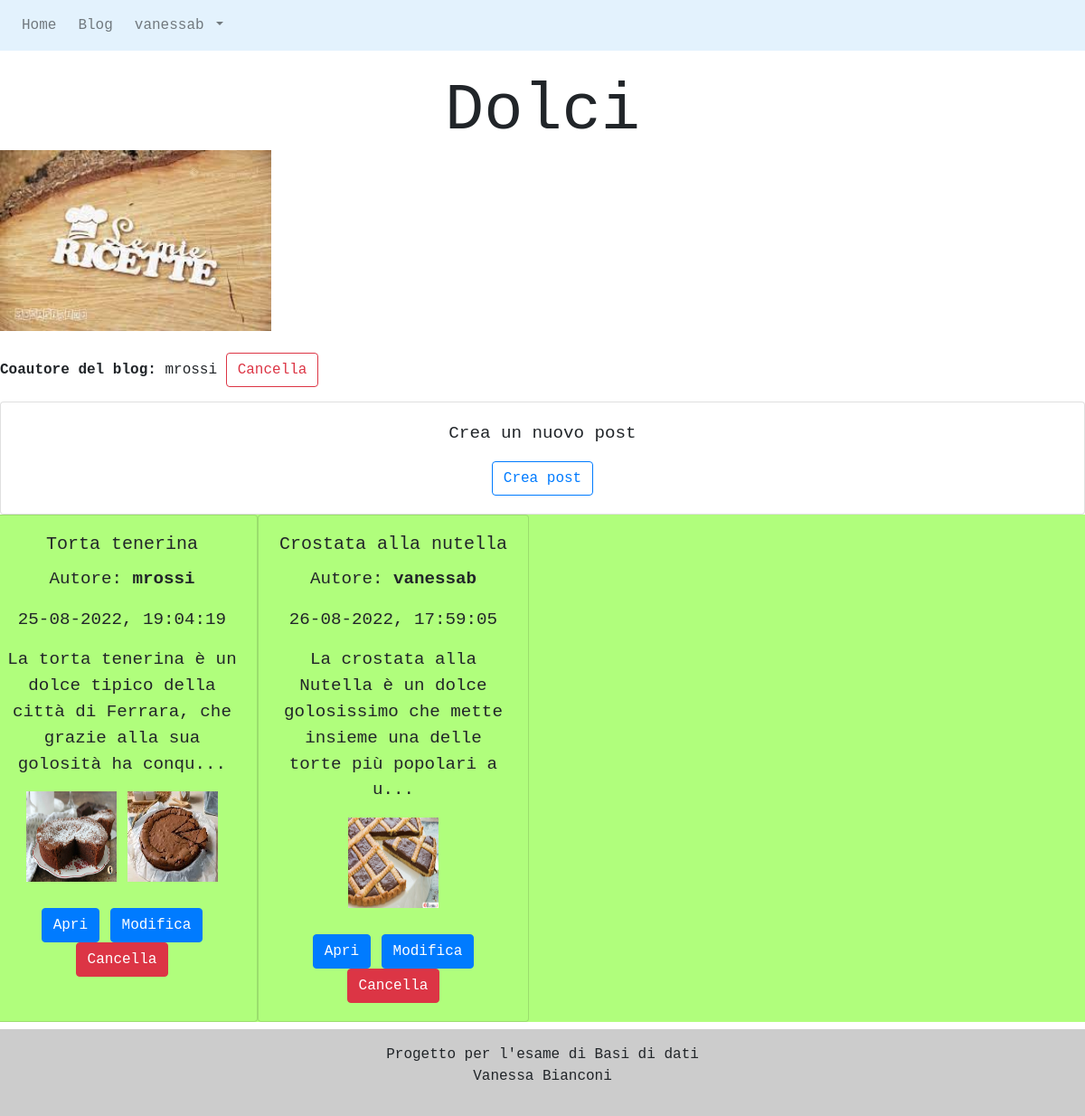
The page /open_blog.php?blog_id=58 (signed in) on the database its author committed.
### tables this page shows
CREATE TABLE `blogs` (
  `id` int(11) NOT NULL,
  `title` varchar(200) NOT NULL,
  `user_id` int(11) NOT NULL,
  `co_author` int(11) DEFAULT NULL,
  `image` varchar(200) DEFAULT NULL,
  `font` varchar(255) NOT NULL,
  `background` varchar(200) NOT NULL,
  `id_cat` int(11) NOT NULL,
  `date_time` datetime NOT NULL DEFAULT current_timestamp()
);

CREATE TABLE `users` (
  `id` int(11) NOT NULL,
  `username` varchar(50) NOT NULL,
  `email` varchar(50) NOT NULL,
  `name` varchar(100) NOT NULL,
  `last_name` varchar(100) NOT NULL,
  `phone` varchar(10) NOT NULL,
  `id_card` varchar(9) NOT NULL,
  `password` varchar(255) NOT NULL,
  `date_time` datetime DEFAULT current_timestamp()
);

CREATE TABLE `posts` (
  `id` int(11) NOT NULL,
  `title` varchar(200) NOT NULL,
  `body` mediumtext NOT NULL,
  `image1` varchar(200) DEFAULT NULL,
  `image2` varchar(200) DEFAULT NULL,
  `user_id` int(11) NOT NULL,
  `blog_id` int(11) NOT NULL,
  `date_time` datetime NOT NULL DEFAULT current_timestamp()
);

### open_blog.php (the view, shortened to what this page needs)
<?php
require "connect.php";
include("header.php");
if (isset($_GET['blog_id'])) {
    $blog_id = $_GET['blog_id'];
	$stmt = $mysqli->prepare("SELECT * FROM blogs WHERE id = ?");
	$stmt->bind_param('i', $blog_id);
    $stmt->execute();
	$result = $stmt->get_result();
    $blog = $result->fetch_assoc();
    $stmt1 = $mysqli->prepare("SELECT * FROM posts WHERE blog_id = ?");
	$stmt1->bind_param('i', $blog_id);
    $stmt1->execute();
	$result1 = $stmt1->get_result();
    $posts = $result1->fetch_all(MYSQLI_ASSOC);
} else {
    echo 'Si è verificato un errore';
}
$user = $_SESSION['id'];
?>
<!DOCTYPE html>
<head>
	<link rel="stylesheet" href="https://stackpath.bootstrapcdn.com/bootstrap/4.5.2/css/bootstrap.min.css">
</head>
<body class="<?php echo $blog['font']?>">
<h4 class="text-capitalize display-3 text-center m-0"><?php echo stripslashes($blog['title']); ?></h4>
<?php if($blog['image'] != NULL){ ?>
    <img src="img/<?php echo $blog['image']?>" width="300"/>
<?php } else {
	    echo "";
	   }?>
<br><br>
<?php if($blog['co_author'] != NULL){
	$coautoreblog = $blog['co_author'];
	$stmt = $mysqli->prepare("SELECT username FROM users WHERE id = ?");
	$stmt->bind_param('i', $coautoreblog);
   $stmt->execute();
   $result = $stmt->get_result();
   $username = $result->fetch_assoc();
   $stmt->close();?>
	<div id="coautore_">
		<p><b>Coautore del blog: </b> <?php echo $username['username']?>
		<?php if($blog['user_id'] == $user){ ?>
		<button type="button" class="btn btn-outline-danger" name="delete" id="delete_coauthor" data-id="<?php echo $blog_id;?>">Cancella </button>
		<?php } ?> </p>
    </div>
    <?php
    } ?>
<?php
if(empty($posts)){ ?>
    <div class='card'>
	<div class='card-body'>
	  <p class='card-text' id="nopost">Non hai creato nessun post.</p>
	  <a href='create_post.php?blog_id=<?php echo $blog_id; ?>' class='btn btn-outline-primary'>Crea post</a>
	</div>
    </div>
	<?php
} else { ?>
	<div class='card'>
	<div class='card-body'>
	  <p class='card-text' id="creanuovo">Crea un nuovo post</p>
	  <a href='create_post.php?blog_id=<?php echo $blog_id; ?>' class='btn btn-outline-primary'>Crea post</a>
	</div>
    </div>
	<div class="row mb-2" style="background-color: <?php echo ($blog['background']) ?>;">
   <?php
foreach ($posts as $post): ?>
	<?php $userID = $post['user_id'] ?>
	<?php $postID = $post['id'] ?>
	<?php $src = $post['image1'] ?>
	<?php $src1 = $post['image2'] ?>
	<div class="card" id="post_<?php echo $postID?>" style="width: 300px; background-color: <?php echo ($blog['background']) ?>;">
	<div class="card-body">
	<h5 class="card-title" id="title"><?php echo $post['title'] ?></h5>
    <div class="post_info">
	<p> Autore: <b><?php $stmt = $mysqli->prepare("SELECT username FROM users WHERE id = ?");
	$stmt->bind_param('i', $userID);
	$stmt->execute();
	$result = $stmt->get_result();
	$username = $result->fetch_row();
	echo $username[0];?></b></p>
		<p>
		<?php echo date("d-m-Y, H:i:s", strtotime($post["date_time"])); ?><br>
        </p>
		<p class="card-text"><?php echo stripslashes(substr($post['body'], 0, 100))?>...</p>
		<?php if($src != NULL){
			echo("<img class='card-img-top2'  src= 'img/$src' width='100' height='100'>");
			} else {
				echo "";
			}?>
			<?php if($src1!= NULL){
			echo("<img class='card-img-top2'  src= 'img/$src1' width='100' height='100'> <br>
				<br>");
			} else {
				echo "<br> <br>";
			}?>
            <a id="btp"class="btn btn-primary" id="puls" href="viewpost.php?post_id=<?php echo $post['id']; ?>">Apri</a>
			<a id="btp"class="btn btn-primary" id="puls" href="mod_post.php?post_id=<?php echo $post['id']; ?>&blog_id=<?php echo $blog_id; ?>">Modifica</a>
			<?php if($post['user_id'] == $_SESSION['id'] || $_SESSION['id'] == $blog['user_id']){?>
			<button type="button" class="btn btn-danger" name="delete" id="deletepost" value="<?php echo $postID;?>" >Cancella</button>
		<?php } ?>
			</div>
			</div>
			</div>
<?php endforeach ?>
	</div>
<?php
	} ?>
</body>
</html>
<?php include("footer.php");?>

### css/style.css (style rules this page uses)
.monaco { font-family: monaco,Consolas,Lucida Console,monospace; }

### open_blog.php (style rules this page uses)
.card { text-align:center; font-size: larger; }

### rows shown on the page
blogs: title "Dolci", image (picture)
users: username "mrossi"
posts: title "Torta tenerina", user.username "mrossi", date_time "25-08-2022, 19:04:19", body "La torta tenerina è un dolce tipico della città di Ferrara, che grazie alla sua golosità ha conqu", image1 (picture), image2 (picture), $postID 66 (drawn)
posts: title "Crostata alla nutella", user.username "vanessab", date_time "26-08-2022, 17:59:05", body "La crostata alla Nutella è un dolce golosissimo che mette insieme una delle torte più popolari a u", image1 (picture), $postID 70 (drawn)

### other values the page prints
$_SESSION['username'] "vanessab"
